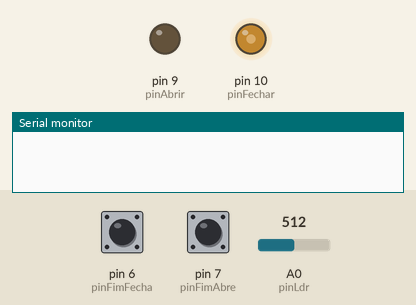
Simulated run of this sketch. Board: Arduino Uno, built with avr-gcc and run on an emulated ATmega328P. Parts: output pins drawn as LEDs (lit = HIGH), the last lines printed to the serial monitor. Inputs (shaded band) come from the test bench; at power-on: pin 6 (pinFimFecha) HIGH, A0 (pinLdr) = 512, pin 7 (pinFimAbre) HIGH.

Above: at 0.8 s.
0.9 s: pin 6 (pinFimFecha) pulled LOW for 0.15 s
At 1.9 s:
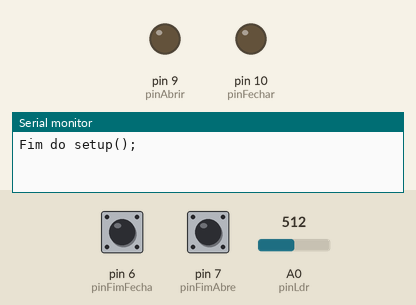
2.5 s: A0 (pinLdr) set to 234
4.0 s: A0 (pinLdr) set to 215
At 4.6 s:
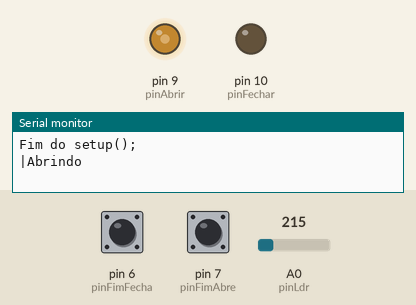
5.5 s: pin 7 (pinFimAbre) pulled LOW for 0.15 s
At 6.6 s:
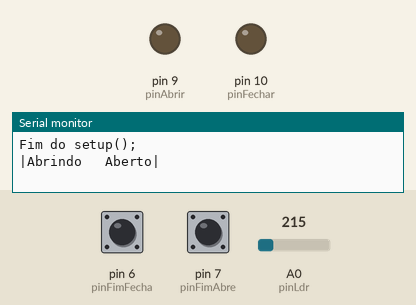
7.1 s: A0 (pinLdr) set to 510
8.6 s: A0 (pinLdr) set to 531
At 9.3 s:
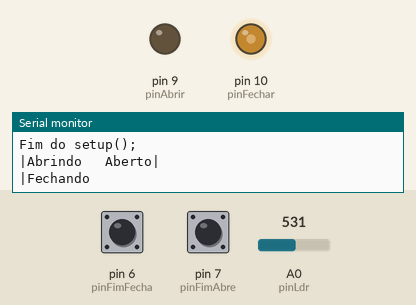
Timing chart, 0 to 11.1 s (numbered marks = the images above; inputs shaded):
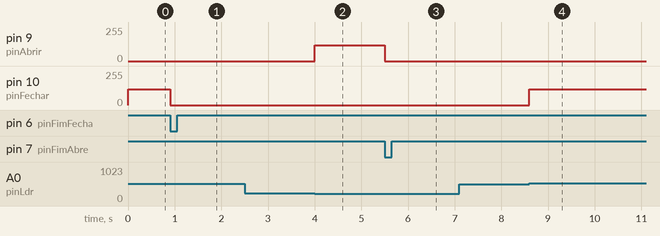

The sketch:

Q0990_Sketch.ino
```cpp
/*
*  AUTOR:    BrincandoComIdeias
*  APRENDA:  https://cursodearduino.net/
*  SKETCH:   Sensor Fim de Curso
*  DATA:     16/02/23
*/

// DEFINIÇÕES DE PINOS
#define pinLdr A0
#define pinAbrir 9
#define pinFechar 10

#define pinFimAbre 7
#define pinFimFecha 6

// DEFINIÇÕES
#define luzAbrir 800
#define luzFechar 500

#define ABERTA 1
#define FECHADA -1

// VARIÁVEIS GLOBAIS
int persiana; // VARIAVEL DO TIPO INT PODE ARMAZENAR MAIS ESTADOS

void setup() {
  Serial.begin(9600);

  // CONFIGURAÇÃO DOS PINOS
  pinMode(pinLdr, INPUT);

  /*  O módulo fim de curso já tem circuito de pullup
      mantemos o INPUT_PULLUP pois serve tanto para o modulo
      quanto para o botão fim de curso ligado diretamente
  */
  pinMode(pinFimAbre, INPUT_PULLUP);
  pinMode(pinFimFecha, INPUT_PULLUP);

  pinMode(pinAbrir, OUTPUT);
  pinMode(pinFechar, OUTPUT);

  // CONFIRMA O MOTOR PARADO
  digitalWrite(pinAbrir, LOW);
  digitalWrite(pinFechar, LOW);

  // VERIFICANDO POSICAO DA CORTINA AO INICIAR
  if (!digitalRead(pinFimAbre)) {
    persiana = ABERTA;
  } else if (!digitalRead(pinFimFecha)) {
    persiana = FECHADA;
  } else {
    fecharPersiana();
    persiana = FECHADA;
  }

  Serial.println("Fim do setup();");
}

void loop() {
  // LEITURA DO SENSOR
  int leitura = analogRead(pinLdr);

  // INVERTE A LÓGICA DO SENSOR ANALÓGICO
  leitura = map(leitura, 0, 1023, 1023, 0);

  // EXIBE O VALOR DA LEITURA NO MONITOR SERIAL
  //Serial.println(leitura);

  if (persiana == FECHADA) {
    if (leitura > luzAbrir) {
      Serial.print("|Abrindo \t");

      abrirPersiana();

      Serial.println("Aberto|");
      persiana = ABERTA;
    }
  }

  if (persiana == ABERTA) {
    if (leitura < luzFechar) {
      Serial.print("|Fechando\t");

      fecharPersiana();

      Serial.println("Fechado|");
      persiana = FECHADA;
    }
  }

}

void abrirPersiana() {
  /* Liga o motor */
  analogWrite(pinAbrir, 120);
  digitalWrite(pinFechar, LOW);

  /* Não faz nada até que o fim de curso seja pressionado */
  while(digitalRead(pinFimAbre)){;}

  /* Desliga o motor */
  digitalWrite(pinAbrir, LOW);
  digitalWrite(pinFechar, LOW);
}

void fecharPersiana() {
  /* Liga o motor */
  digitalWrite(pinAbrir, LOW);
  analogWrite(pinFechar, 120);

  /* Não faz nada até que o fim de curso seja pressionado */
  while(digitalRead(pinFimFecha)){;}

  /* Desliga o motor */
  digitalWrite(pinAbrir, LOW);
  digitalWrite(pinFechar, LOW);
}
```

Measured:
- the behaviour switches between 223 and 222 on A0 (pinLdr) (found by bisection; images 1 and 2)
- the behaviour switches between 523 and 524 on A0 (pinLdr) (found by bisection; images 3 and 4)
- after the input at 0.9 s, pin 10 (pinFechar): 120/255 → 0/255 at once
- after the input at 2.5 s, every drawn part: stays the same
- after the input at 4.0 s, pin 9 (pinAbrir): 0/255 → 120/255 at once
- after the input at 5.5 s, pin 9 (pinAbrir): 120/255 → 0/255 at once
- after the input at 7.1 s, every drawn part: stays the same
- after the input at 8.6 s, pin 10 (pinFechar): 0/255 → 120/255 at once
